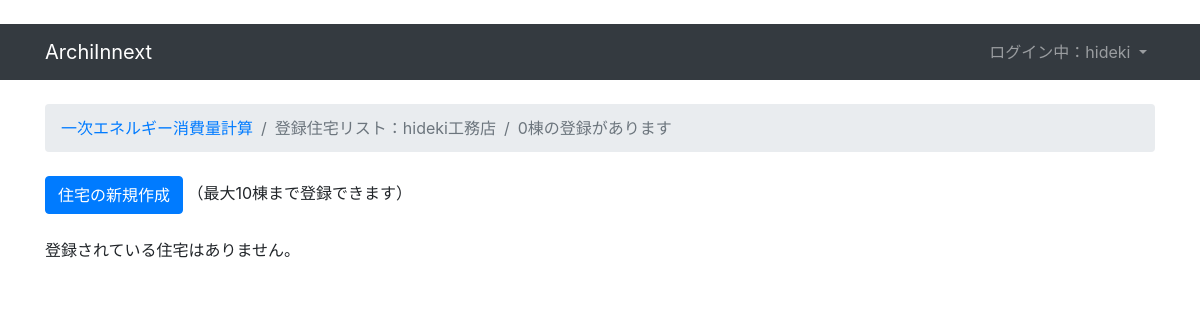
Page /builder/1/ (signed in) on the earlier database version.
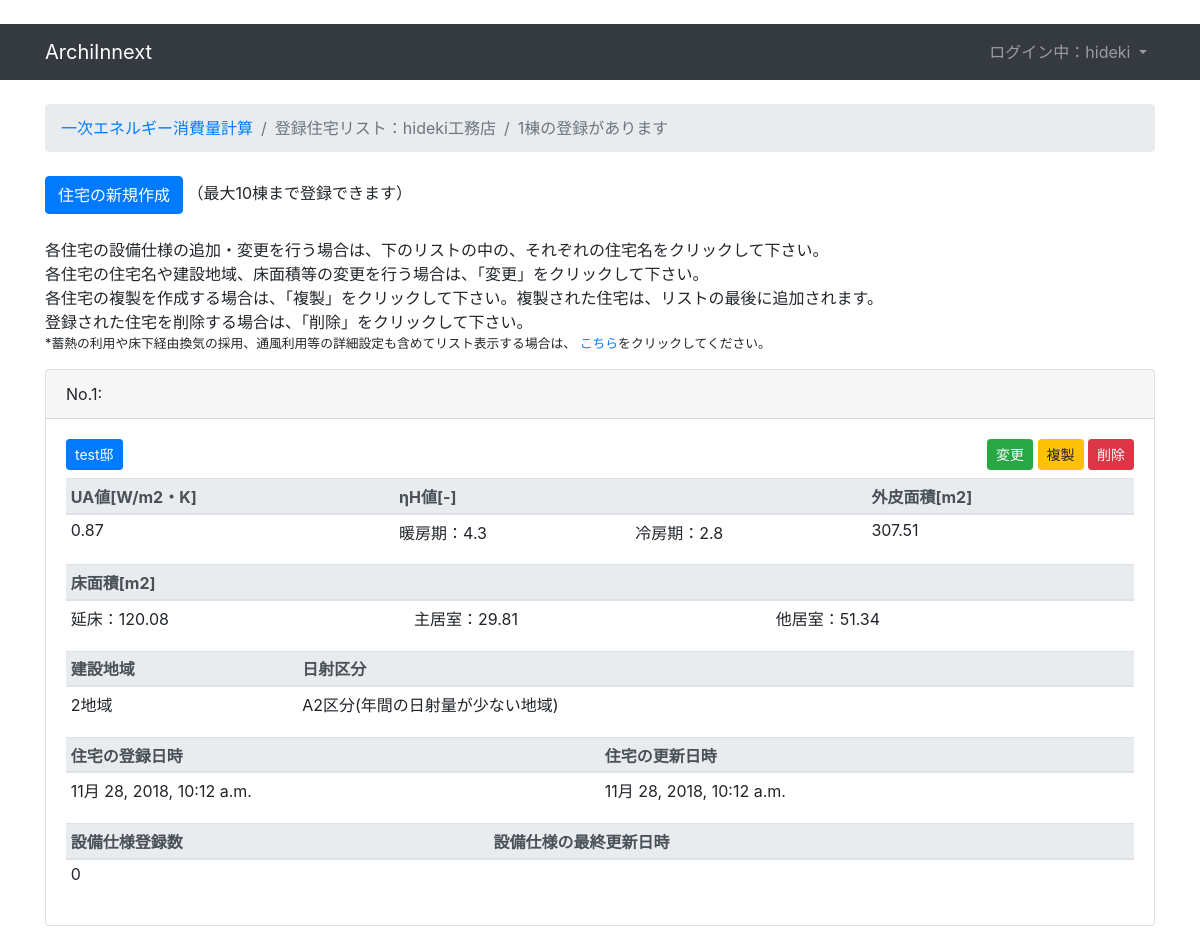
Same page on the later database version.
### pecbyapi/models.py (models this page shows, shortened)
class HouseBuilder(models.Model):
    user = models.OneToOneField(User, on_delete=models.CASCADE)
    name = models.CharField('会社名', max_length=200, default='○○工務店', help_text='会社名を入力してください（最大100字）')

class HouseBasic(models.Model):
    builder = models.ForeignKey(HouseBuilder, on_delete=models.CASCADE, related_name='houses')
    name = models.CharField('住宅名', max_length=200, default="○○○○邸", help_text="住宅名を入力してください（最大100字）")
    create_date = models.DateTimeField('住宅登録日時', auto_now_add=True)
    update_date = models.DateTimeField('住宅更新日時', auto_now=True)
    REGION_LIST = (
        ('1', '1地域'),
        ('2', '2地域'),
        ('3', '3地域'),
        ('4', '4地域'),
        ('5', '5地域'),
        ('6', '6地域'),
        ('7', '7地域'),
        ('8', '8地域'),
    )
    region = models.CharField(
        '建設地域', max_length=1, choices=REGION_LIST, blank=False, default="2",
        help_text="省エネルギー基準地域区分（1～8）を指定してください。")
    ANNUALSOLARLEVEL_LIST = (
        ('A1', 'A1区分(年間の日射量が特に少ない地域)'),
        ('A2', 'A2区分(年間の日射量が少ない地域)'),
        ('A3', 'A3区分(年間の日射量が中程度の地域)'),
        ('A4', 'A4区分(年間の日射量が多い地域)'),
        ('A5', 'A5区分(年間の日射量が特に多い地域)'),
    )
    annual_solar_level = models.CharField(
        '日射地域区分', max_length=2, choices=ANNUALSOLARLEVEL_LIST, blank=False, default="A2",
        help_text="年間日射地域区分（A1～A5）を指定してください。")
    HEATSTORAGE_LIST = (
        ('HeatStorage', '利用する'),
        ('None', '利用しない'),
    )
    heat_storage = models.CharField(
        '蓄熱利用', max_length=11, choices=HEATSTORAGE_LIST, blank=False, default="None",
        help_text="蓄熱利用の有無を指定してください。")
    UNDERFLOORVENTILATION_LIST = (
        ('AlwaysOn', '通年利用する'),
        ('None', '利用しない'),
    )
    under_floor_ventilation = models.CharField(
        '床下経由換気の採用', max_length=8, choices=UNDERFLOORVENTILATION_LIST, blank=False, default="None",
        help_text="床下換気システム利用の有無を指定してください。")
    under_floor_ventilation_area_rate = models.IntegerField(
        '床下経由換気の面積割合[%]', default=0, blank=False,
        help_text="外気が経由する床下の面積の割合を％(1～100までの整数)で入力してください。")
    NATURALWIND_LIST = (
        ('0', '自然風を利用しない'),
        ('5', '自然風を利用する（換気回数5回/h相当以上）'),
        ('20', '自然風を利用する（換気回数20回/h相当以上）'),
    )
    ldk_natural_wind = models.CharField(
        '主居室の通風利用', max_length=2, choices=NATURALWIND_LIST, blank=False, default="0",
        help_text="主居室の自然風による1時間あたりの換気回数を指定してください。")
    oth_natural_wind = models.CharField(
        '他居室の通風利用', max_length=2, choices=NATURALWIND_LIST, blank=False, default="0",
        help_text="他居室の自然風による1時間あたりの換気回数を指定してください。")
    total_area = models.DecimalField(
        '延床面積[m2]', max_digits=5, decimal_places=2, default=120.08,
        help_text="延床面積（主居室、他居室、非居室の合計）を、小数点以下2桁まで入力して下さい。")
    ldk_area = models.DecimalField(
        '主居室床面積[m2]', max_digits=5, decimal_places=2, default=29.81,
        help_text="主居室の床面積を、小数点以下2桁まで入力して下さい。")
    oth_area = models.DecimalField(
        '他居室床面積[m2]', max_digits=5, decimal_places=2, default=51.34,
        help_text="他居室の床面積を、小数点以下2桁まで入力して下さい。")
    total_envelope_area = models.DecimalField(
        '外皮面積の合計[m2]', max_digits=5, decimal_places=2, default=307.51,
        help_text="天井、外壁、床、開口部等、すべての外皮面積の合計を、小数点以下2桁まで入力して下さい。")
    ua_value = models.DecimalField(
        'UA値[W/m2・K]', max_digits=3, decimal_places=2, default=0.87,
        help_text="外皮平均熱貫流率(UA値)を、小数点以下2桁まで入力して下さい。")
    winter_ha_value = models.DecimalField(
        '暖房期ηAH値[-]', max_digits=2, decimal_places=1, default=4.3,
        help_text="暖房期平均日射熱取得率(ηAH値)を、小数点以下1桁まで入力して下さい。")
    summer_ha_value = models.DecimalField(
        '冷房期ηAC値[-]', max_digits=2, decimal_places=1, default=2.8,
        help_text="冷房期平均日射熱取得率(ηAC値)を、小数点以下1桁まで入力して下さい。")
    def get_registered_specs(self):
        return HouseSpec.objects.filter(house=self).count()
    def get_last_updated(self):
        return HouseSpec.objects.filter(house=self).order_by('-update_date').first()

### pecbyapi/views.py (the view)
# urls.py: url(r'^builder/(?P<pk>\d+)/$', views.house_list, name='house_list')
@login_required
def house_list(request, pk):
    builder = get_object_or_404(HouseBuilder, pk=pk)
    houses = HouseBasic.objects.filter(builder=builder)
    context = {'builder': builder, 'house':houses}
    return render(request, 'house_list.html', context)

### templates/house_list.html
﻿{% extends 'base.html' %}
{% block breadcrumb %}
  <li class="breadcrumb-item"><a href="{% url 'home' %}">一次エネルギー消費量計算</a></li>
  <li class="breadcrumb-item active">登録住宅リスト：{{ builder.name }}</li>
  <li class="breadcrumb-item active">{{ house.all.count }}棟の登録があります</li>
{% endblock %}
{% block content %}
  <div class="mb-4">
    <a href="{% url 'house_new' builder.pk %}" class="btn btn-primary" data-toggle="tooltip" data-placement="bottom" title="クリックすると住宅の新規作成画面に移ります">
     住宅の新規作成
    </a>
      （最大10棟まで登録できます）
  </div>
{% if house.all.count %}
    <p>
        各住宅の設備仕様の追加・変更を行う場合は、下のリストの中の、それぞれの住宅名をクリックして下さい。<br />
        各住宅の住宅名や建設地域、床面積等の変更を行う場合は、「変更」をクリックして下さい。<br />
        各住宅の複製を作成する場合は、「複製」をクリックして下さい。複製された住宅は、リストの最後に追加されます。<br />
        登録された住宅を削除する場合は、「削除」をクリックして下さい。<br />
    <small>
        *蓄熱の利用や床下経由換気の採用、通風利用等の詳細設定も含めてリスト表示する場合は、
        <a href="{% url 'house_list_detail' builder.pk %} ">こちら</a>をクリックしてください。
    </small>
    </p>
{% for i in house.all %}
    <div class="card mb-2">
        <div class="card-header">
            No.{{ forloop.counter }}:
        </div>
      <div class="card-body">
        <div class="row mb-2">
            <div class="col-8">
                <a href="{% url 'spec_list' builder.pk i.pk %}" class="btn btn-primary btn-sm" data-toggle="tooltip" data-placement="bottom" title="性能・設備仕様の追加・変更を行います">
                {{ i.name }}
                </a>
            </div>
            <div class="col-4 text-right">
                <div>
                    <a href="{% url 'house_update' builder.pk i.pk %}" class="btn btn-success btn-sm" data-toggle="tooltip" data-placement="bottom" title="住宅名や建設地域、床面積等の変更を行います">変更</a>
                    <a href="{% url 'house_copy' builder.pk i.pk %}" class="btn btn-warning btn-sm" data-toggle="tooltip" data-placement="bottom" title="複製された住宅はリストの最後に追加されます">複製</a>
                    <a href="{% url 'house_confirm_delete' builder.pk i.pk %}" class="btn btn-danger btn-sm" data-toggle="tooltip" data-placement="bottom" title="登録された住宅が削除されます">削除</a>
                </div>
            </div>
        </div>
        <table class="table table-sm">
            <thead class="thead-light">
                <tr>
                    <th>UA値[W/m2・K]</th>
                    <th colspan="2">ηH値[-]</th>
                    <th>外皮面積[m2]</th>
                </tr>
            </thead>
            <tbody>
                <tr>
                    <td>{{ i.ua_value }}</td>
                    <td>暖房期：{{ i.winter_ha_value }}</td>
                    <td>冷房期：{{ i.summer_ha_value }}</td>
                    <td>{{ i.total_envelope_area }}</td>
                </tr>
            </tbody>
        </table>
        <table class="table table-sm">
            <thead class="thead-light">
                <tr>
                    <th colspan="3">床面積[m2]</th>
                </tr>
            </thead>
            <tbody>
                <tr>
                    <td>延床：{{ i.total_area }}</td>
                    <td>主居室：{{ i.ldk_area }}</td>
                    <td>他居室：{{ i.oth_area }}</td>
                </tr>
            </tbody>
        </table>
        <table class="table table-sm">
            <thead class="thead-light">
                <tr>
                    <th>建設地域</th>
                    <th>日射区分</th>
                </tr>
            </thead>
            <tbody>
                <tr>
                    <td>{{ i.get_region_display }}</td>
                    <td>{{ i.get_annual_solar_level_display }}</td>
                </tr>
            </tbody>
        </table>
        <table class="table table-sm">
            <thead class="thead-light">
                <tr>
                    <th>住宅の登録日時</th>
                    <th>住宅の更新日時</th>
                </tr>
            </thead>
            <tbody>
                <tr>
                    <td>{{ i.create_date }}</td>
                    <td>{{ i.update_date }}</td>
                </tr>
            </tbody>
        </table>
        <table class="table table-sm">
            <thead class="thead-light">
                <tr>
                    <th>設備仕様登録数</th>
                    <th>設備仕様の最終更新日時</th>
                </tr>
            </thead>
            <tbody>
                <tr>
                    <td>{{ i.get_registered_specs }}</td>
                    <td>{{ i.get_last_updated.update_date }}</td>
                </tr>
            </tbody>
        </table>
      </div>
    </div>
{% endfor %}
{% else %}
    <p>登録されている住宅はありません。</p>
{% endif %}
{% endblock %}

### templates/base.html (shortened to what this page needs)
﻿{% load static %}<!DOCTYPE html>
<html lang="ja" xmlns="http://www.w3.org/1999/xhtml">
<head>
    <link rel="stylesheet" href="https://stackpath.bootstrapcdn.com/bootstrap/4.1.3/css/bootstrap.min.css">
</head>
<body>
    {% block body %}
        <nav class="navbar navbar-expand-sm navbar-dark bg-dark">
          <div class="container">
            <a class="navbar-brand" href="{% url 'home' %}" data-toggle="tooltip" data-placement="bottom" title="トップ画面に戻る">
              ArchiInnext
            </a>
            <div class="collapse navbar-collapse" id="mainMenu">
              {% if user.is_authenticated %}
                <ul class="navbar-nav ml-auto">
                  <li class="nav-item dropdown">
                    <a class="nav-link dropdown-toggle" href="#" id="userMenu" data-toggle="dropdown" aria-haspopup="true" aria-expanded="false">
                      ログイン中：{{ user.username }}
                    </a>
                  </li>
                </ul>
              {% else %}
                <form class="form-inline ml-auto">
                  <a href="{% url 'login' %}" class="btn btn-outline-secondary">ログインして下さい</a>
                  <a href="{% url 'signup' %}" class="btn btn-primary ml-2">ユーザー登録</a>
                </form>
              {% endif %}
            </div>
          </div>
        </nav>
    <div class="container">
        <ol class="breadcrumb my-4">
          {% block breadcrumb %}
          {% endblock %}
        </ol>
        {% block content %}
        {% endblock %}
      </div>
    {% endblock body %}
</body>
</html>

Differences in the rows shown:
added HouseBasic: name "test邸", ua_value "0.87", winter_ha_value "4.3", summer_ha_value "2.8", total_envelope_area "307.51", total_area "120.08", ldk_area "29.81", oth_area "51.34", region "2地域", annual_solar_level "A2区分(年間の日射量が少ない地域)", create_date "11月 28, 2018, 10:12 a.m.", update_date "11月 28, 2018, 10:12 a.m.", get_registered_specs "0"
Other differences:
{{ house.all.count }}: "0" → "1"
text no longer shown: "登録されている住宅はありません。"
text now shown: "各住宅の設備仕様の追加・変更を行う場合は、下のリストの中の、それぞれの住宅名をクリックして下さい。 各住宅の住宅名や建設地域、床面積等の変更を行う場合は、「変更」をクリックして下さい。 各住宅の複製を作成する場合は、「複製」をクリックして下さい。複製された住宅は、リストの最後に追加されます。 登録された住宅を削除する場合は、「削除」をクリックして下さい。 *蓄熱の利用や床下経由換気の採用、通風利用等の詳細設定も含めてリスト表示する場合は、 こちら をクリックしてください。"
